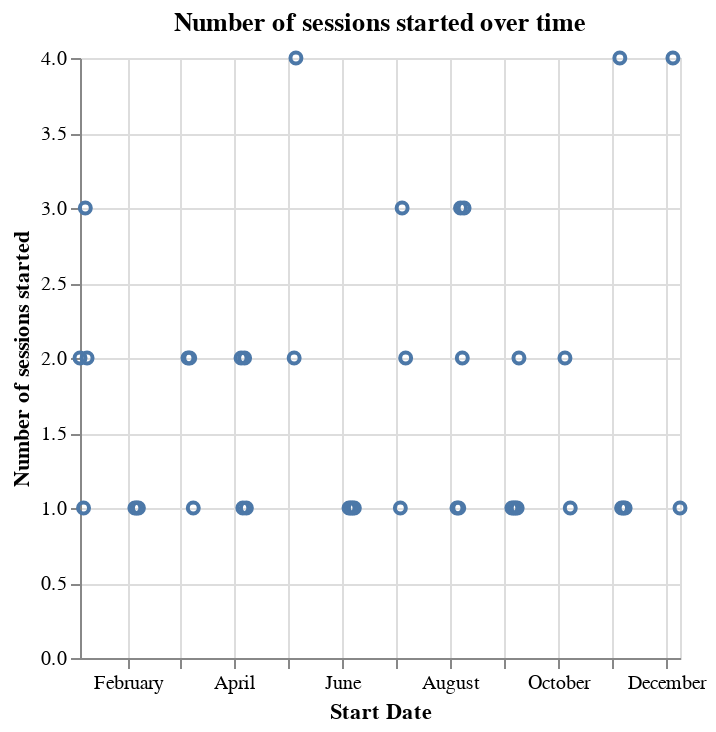

This figure's notebook cell:
### Markdown cell above
This plot is representing the date which each player starts their session on the x axis and the number of players who start their session on that date on the y axis. The bar graph shows a comparison of these amounts throughout 2024, but is not extremely effective because of how specific these days might be. It would be better to group these dates to give a more general trend.

### Code cell
scatter_plot = alt.Chart(sessions2_small).mark_point().encode(
    x=alt.X('start_date:T').title('Start Date'),
    y=alt.Y('count()').title('Number of sessions started')
).properties(title='Number of sessions started over time')
scatter_plot

### Figure 1 — Vega-Lite specification as saved in the notebook (floating-point values rounded to 4 significant figures; data arrays with more than 128 entries replaced by an {"elided": "..."} marker saying what was removed)
{"config": {"view": {"continuousWidth": 300, "continuousHeight": 300}}, "data": {"name": "data-85bc2d15cb07f10cb1320d7ca4c18733"}, "mark": {"type": "point"}, "encoding": {"x": {"field": "start_date", "title": "Start Date", "type": "temporal"}, "y": {"aggregate": "count", "title": "Number of sessions started", "type": "quantitative"}}, "title": "Number of sessions started over time", "$schema": "https://vega.github.io/schema/vega-lite/v5.20.1.json", "datasets": {"data-85bc2d15cb07f10cb1320d7ca4c18733": {"elided": "200 records"}}}
